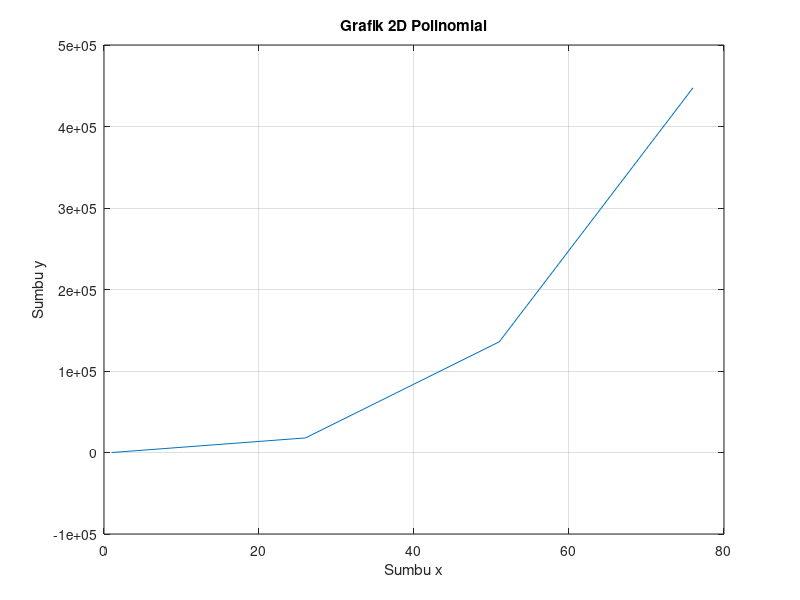

MATLAB code for this plot:
% grafik garis 2d 1
x = 1:25:100;
y = x.^3 + 2*x.^2 - 40*x;
x,y

plot(x, y);
xlabel('Sumbu x');
ylabel('Sumbu y');
title('Grafik 2D Polinomial');
grid on;
